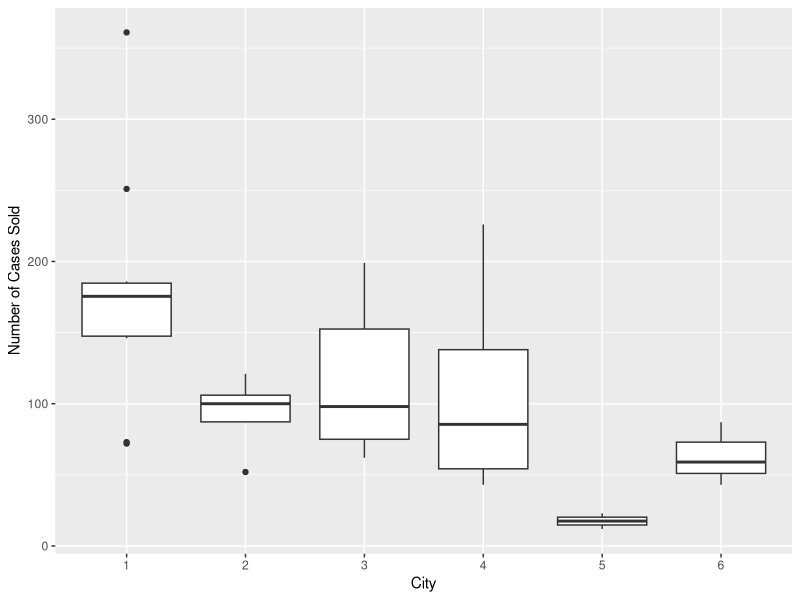

R code for this plot:
# Ex. 5.6
worm = read.csv('worm.csv')
colnames(worm)[1] = 'case1'
worm = t(worm); row.names(worm) = 1:12
worm_stats = data.frame(as.matrix(worm))
N=580; M=24; n=12; m=3

sum(worm_stats)
worm_stats$t_i = rowMeans(worm_stats) * M
t_unb = N * mean(worm_stats$t_i)
s2_t = var(worm_stats$t_i)
worm_stats$s2_i = apply(worm_stats[,1:3],1,var)
Vhat_t = N^2 * (1-n/N) * s2_t/n + N/n * sum((1-m/M) *M^2 * worm_stats$s2_i/m)
SE_t = sqrt(Vhat_t)
t_CI_lb = t_unb - qnorm(0.975)*SE_t; t_CI_ub = t_unb + qnorm(0.975)*SE_t

Vhat_WR_t = N^2 * s2_t/n
SE_WR_t = sqrt(Vhat_WR_t)
t_CI2_lb = t_unb - qnorm(0.975)*SE_WR_t; t_CI2_ub = t_unb + qnorm(0.975)*SE_WR_t


# Ex. 5.7
library(dplyr); library(ggplot2)
sold = read.csv('sold.csv'); sold$city = as.factor(sold$city)
sm_stats = sold %>% group_by(city) %>%
  summarise(m_i=n(), ybar_i=mean(sold), s2_i=var(sold))
sm_stats_supple = data.frame(M_i=c(52,19,37,39,8,14))
sm_stats_supple$that_i = sm_stats$ybar_i * sm_stats_supple$M_i
sm_stats = cbind(sm_stats$city, sm_stats_supple$M_i, sm_stats[,2:3], 
                 sm_stats_supple$that_i, sm_stats$s2_i)
colnames(sm_stats) = c('City','M_i','m_i','ybar_i','t_hat_i','s2_i')

ggplot(data=sold, aes(x=city,y=sold)) + geom_boxplot() +
  xlab("City") + ylab('Number of Cases Sold')

N=45; n=6
t_unb = N/n * sum(sm_stats$t_hat_i)
s2_t = var(sm_stats$t_hat_i)
attach(sm_stats)
Vhat_t = N^2 * (1-n/N) * s2_t/n + N/n * sum((1-m_i/M_i) * M_i^2 * s2_i/m_i)
SE_t = sqrt(Vhat_t)
yr = sum(t_hat_i) / sum(M_i)
Mbar = mean(M_i)
Vhat_yr = (1-n/N)/(n*Mbar^2) * 1/(n-1) * sum((M_i*ybar_i-M_i*yr)^2) + 
  1/(n*N*Mbar^2) * sum((M_i^2 * (1-m_i/M_i)) / m_i * s2_i)
SE_yr = sqrt(Vhat_yr)


# Ex. 5.13
N = 1572; M = 1:10
n0 = 1.96^2/0.03^2 * (0.1 - 0.01/M^2)
n = n0 / (1 + n0/N)
family_units = data.frame(M=M, n0=round(n0), n=round(n))
family_units = t(family_units)


# Ex. 5.14
smoker = read.csv('smoker.csv')
colnames(smoker)[3:5] = c('M_i','m_i','y_i')
attach(smoker)
pr = sum(y_i/m_i * M_i) / sum(M_i)

N=29; n=4; Mbar=mean(M_i)
smoker$p_i = y_i / m_i; attach(smoker)
smoker$s2_i = m_i/(m_i-1) * p_i * (1-p_i); attach(smoker)
Vhat_p = (1-n/N)/(n*Mbar^2) * 1/(n-1) * sum((M_i*p_i-M_i*pr)^2) + 
  1/(n*N*Mbar^2) * sum(M_i^2 * (1-m_i/M_i) / m_i * s2_i)
SE_p = sqrt(Vhat_p)
p_CI_lb = pr - qnorm(0.975)*SE_p; p_CI_ub = pr + qnorm(0.975)*SE_p

smoker$that_i = y_i/m_i * M_i; attach(smoker)
t_unb = N/n * sum(that_i)
s2_t = var(that_i)
Vhat_t = N^2 * (1-n/N)/n * s2_t + N/n * sum(M_i^2 * (1-m_i/M_i) / m_i * s2_i)
SE_t = sqrt(Vhat_t)
t_CI_lb = t_unb - qnorm(0.975)*SE_t; t_CI_ub = t_unb + qnorm(0.975)*SE_t

ybar = sum(y_i) / sum(m_i)
smoker$squaresum = y_i * (1-ybar)^2 + (m_i-y_i) * ybar^2
msto = sum(smoker$squaresum) / (sum(m_i)-1)
smoker$sw = y_i * (1-p_i)^2 + (m_i-y_i) * p_i^2
msw = sum(smoker$sw) / sum(m_i-1)
R2_a = 1 - msw/msto
msb = 1/(n-1) * sum(m_i * (p_i - ybar)^2)
c1=50; c2=2/3; C=300
m_opt = sqrt(c1*(1-R2_a) / (c2*R2_a))
n_opt = C / (c1+c2*m_opt)


